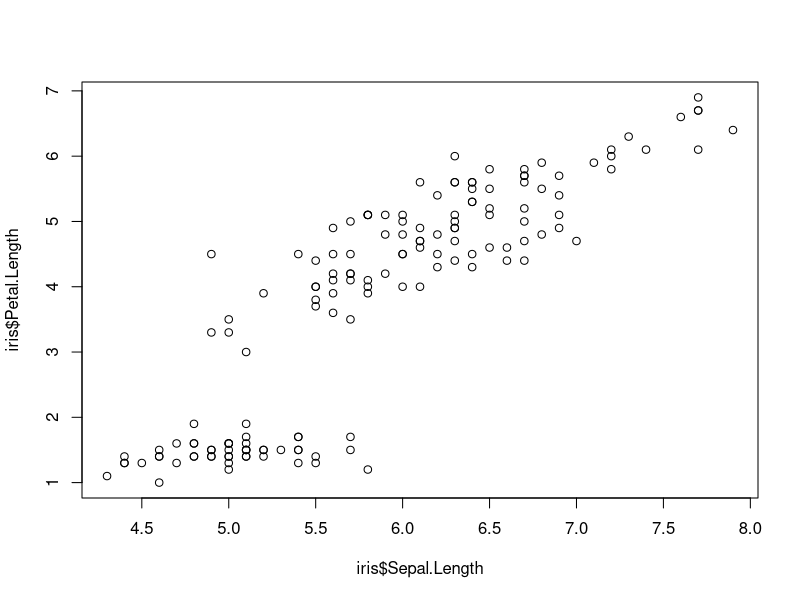
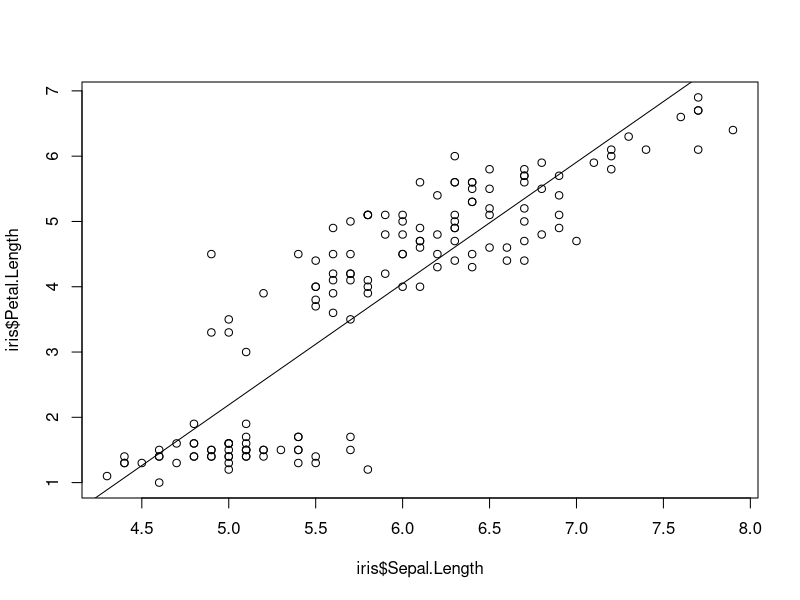
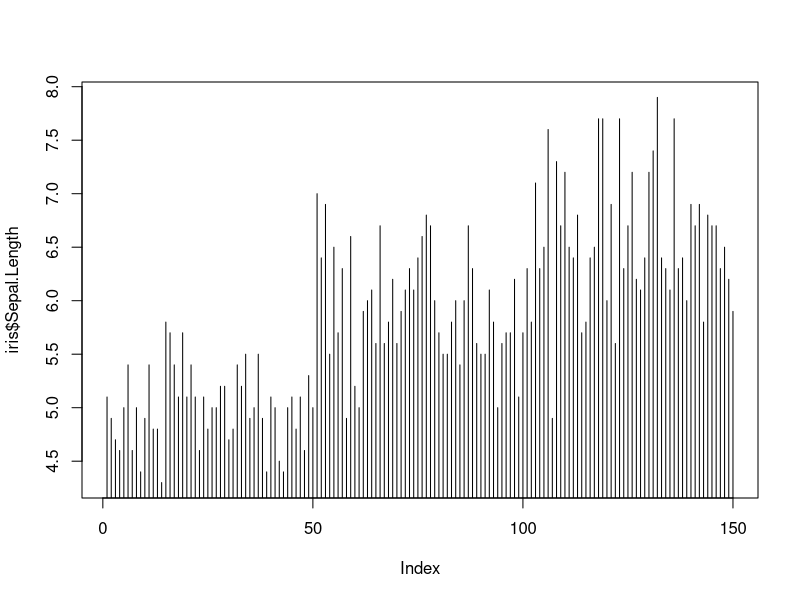
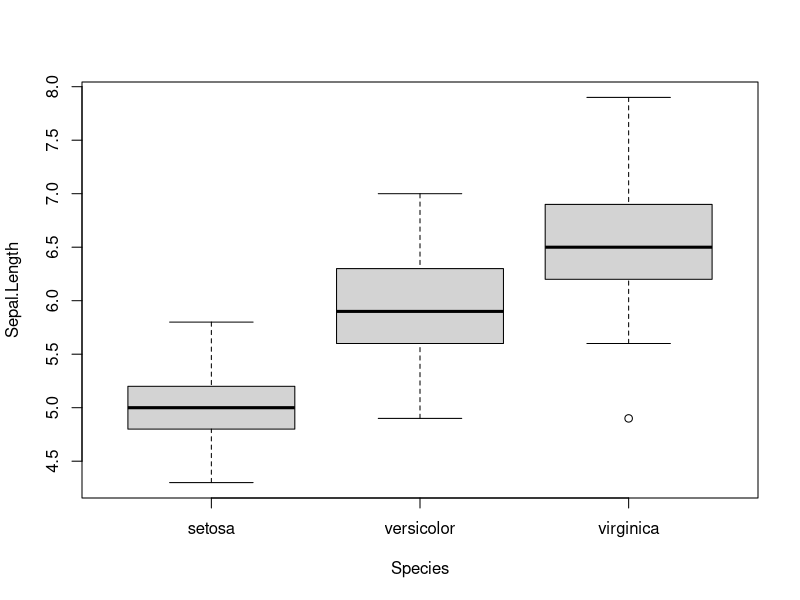
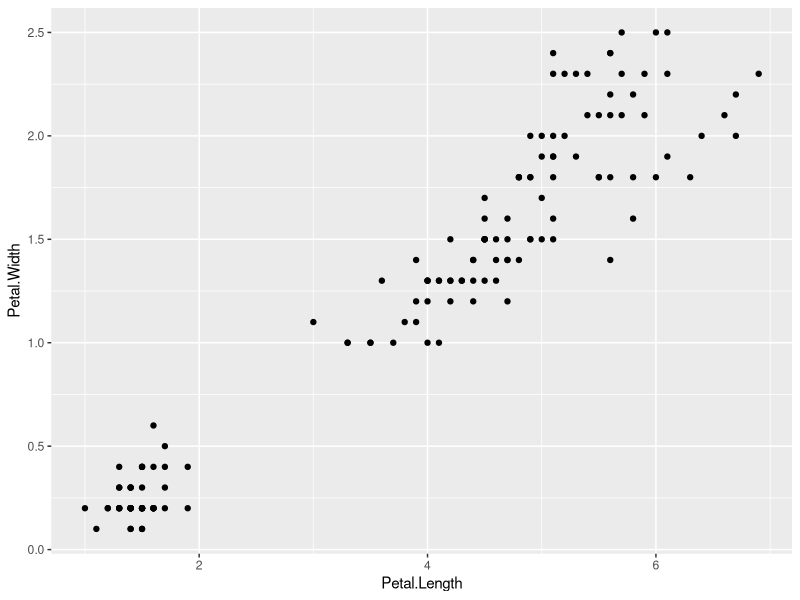
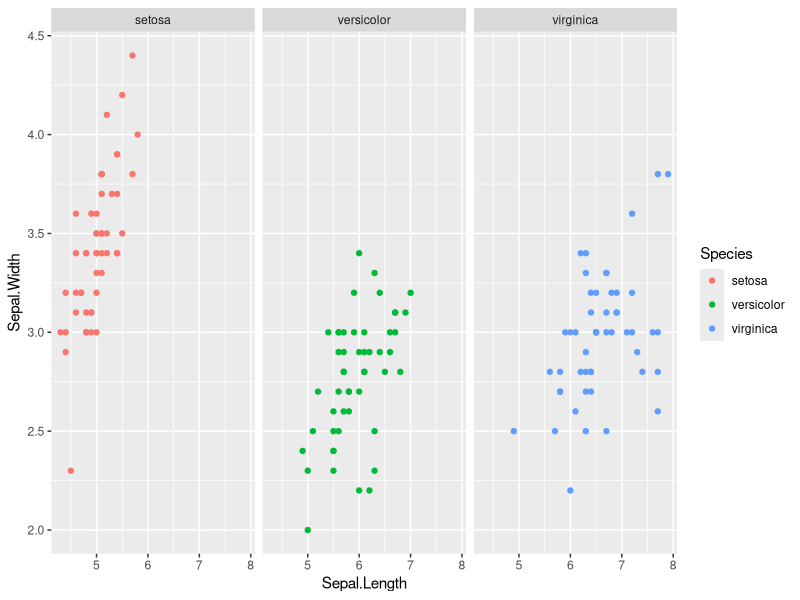
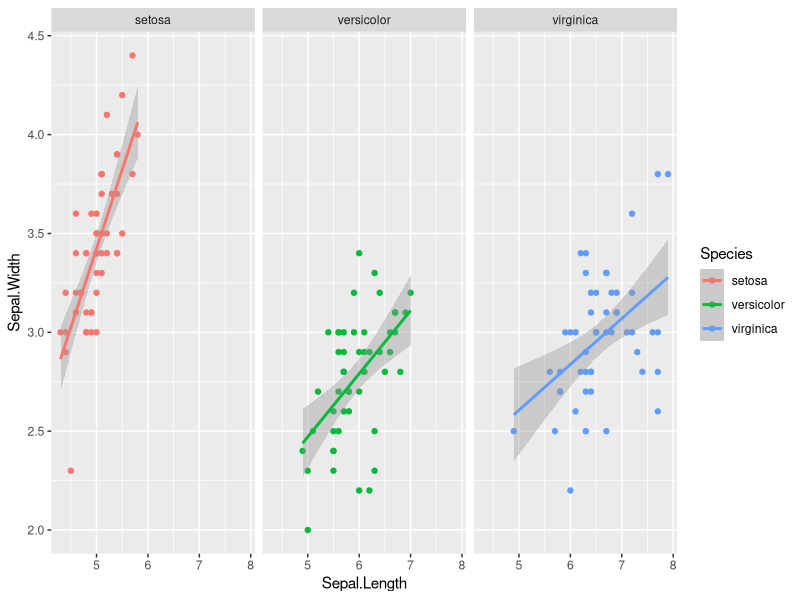
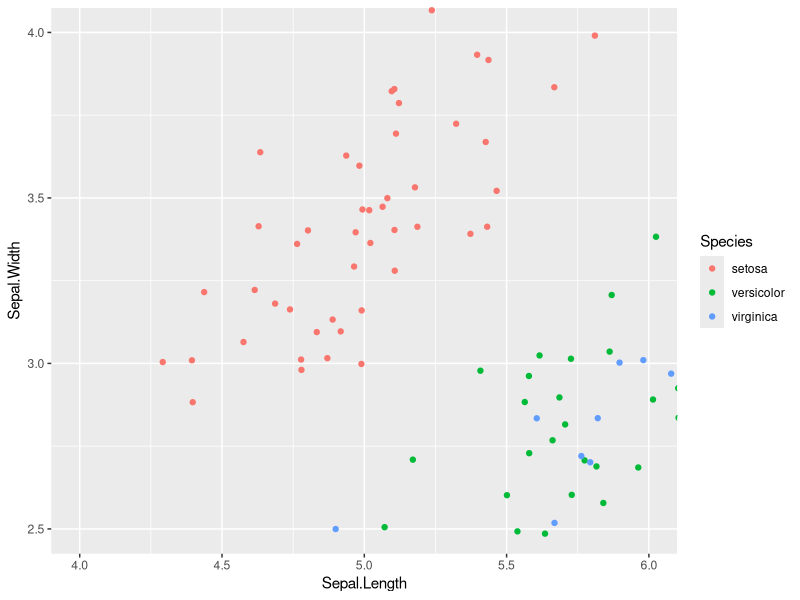

Generate these figures, in order, with R: (Note: this script raises an error after producing the figures.)
## ---- chunk 1
library(readr)
iris <- read_delim("datasets/iris.txt", delim="\t")

str(iris)
# Classes ‘tbl_df’, ‘tbl’ and 'data.frame':	150 obs. of  5 variables:
#  $ Sepal.Length: num  5.1 4.9 4.7 4.6 5 5.4 4.6 5 4.4 4.9 ...
#  $ Sepal.Width : num  3.5 3 3.2 3.1 3.6 3.9 3.4 3.4 2.9 3.1 ...
#  $ Petal.Length: num  1.4 1.4 1.3 1.5 1.4 1.7 1.4 1.5 1.4 1.5 ...
#  $ Petal.Width : num  0.2 0.2 0.2 0.2 0.2 0.4 0.3 0.2 0.2 0.1 ...
#  $ Species     : chr  "setosa" "setosa" "setosa" "setosa" ...
## ---- chunk 2
plot(iris$Sepal.Length, iris$Petal.Length)
('./plots/plot-1.png')
## ---- chunk 3
plot(iris$Sepal.Length, iris$Petal.Length)
abline(lm(iris$Petal.Length ~ iris$Sepal.Length))
('./plots/plot-2.png')
## ---- chunk 4
plot(iris$Sepal.Length, type = 'h')
('./plots/plot-3.png')
## ---- chunk 5
boxplot(Sepal.Length ~ Species, data = iris)
('./plots/plot-4.png')
## ---- chunk 6
library(ggplot2)
ggplot(data = iris, aes(x=Petal.Length, y=Petal.Width)) + geom_point()
('./plots/ggplot-1.png')
## ---- chunk 7
ggplot(iris, aes(Sepal.Length, Sepal.Width, color = Species)) +
         geom_point() + facet_grid(.~Species)
('./plots/ggplot-2.png')
## ---- chunk 8
ggplot(iris, aes(Sepal.Length, Sepal.Width, color = Species)) +
         geom_point() + facet_grid(.~Species) + geom_smooth(method = "lm")
('./plots/ggplot-3.png')
## ---- chunk 9
ggplot(iris, aes(Sepal.Length, Sepal.Width, color=Species)) + 
     geom_jitter() + 
     coord_cartesian(xlim = c(4,6), ylim=c(2.5,4))
('./plots/ggplot-4.png')
## ---- chunk 10
ggplot(iris, aes(x=Species, y=Sepal.Width, fill=Species)) +
     geom_boxplot(alpha=0.6, width=0.5) + 
     theme_dark()
('./plots/ggplot-5.png')

ggplot(iris, aes(x=Species, y=Sepal.Width, fill=Species)) +
     geom_boxplot(alpha=0.6, width=0.5) + 
     theme_light()
('./plots/ggplot-6.png')
## ---- chunk 11
ggplot(iris, aes(x=Species, y=Sepal.Width)) +
     geom_violin(alpha=0.5, show.legend = FALSE, aes(fill = Species)) + 
     stat_boxplot(geom ='errorbar', width=0.25) +
     geom_boxplot(width=0.5, show.legend = FALSE) + 
     geom_dotplot(binaxis="y", stackdir="center", position="dodge", dotsize=0.75, aes(fill=Species)) + 
     ggtitle("Sepal width for three species of iris") + 
     labs(x="Iris Species", y="Sepal Width") + 
     theme_classic() + 
     theme(axis.title = element_text(size=15),
           plot.title = element_text(size = 24, hjust = 0.5),
           axis.text = element_text(size=13, color = "black")) +
     scale_fill_manual(values = c("#3A9276","#F14705","#4F68A1")) 
('./plots/ggplot-7.png')
## ---- chunk 12
Normal <- c(0.83, 0.79, 0.99, 0.69)
Cancer <- c(0.56, 0.56, 0.64, 0.52)
m <- c(mean(Normal), mean(Cancer))
s <- c(sd(Normal), sd(Cancer))
d <- data.frame(V=c("Normal", "Cancer"), mean=m, sd=s)
d$V <- factor(d$V, levels=c("Normal", "Cancer"))

ggplot(d, aes(V, mean, fill=V, width=.5)) + 
     geom_errorbar(aes(ymin=mean, ymax=mean+sd, width=.2), 
                     position=position_dodge(width=.8)) + 
     geom_bar(stat="identity", position=position_dodge(width=.8), colour="black") + 
     scale_fill_manual(values=c("grey80", "white")) + 
     theme_bw() +theme(legend.position="none") + xlab("") + ylab("") + 
     theme(axis.text.x = element_text(face="bold", size=14), 
               axis.text.y = element_text(face="bold", size=14)) + 
     scale_y_continuous(expand=c(0,0), limits=c(0, 1.2), breaks=seq(0, 1.2, by=.2)) + 
     geom_segment(aes(x=1, y=.98, xend=1, yend=1.1)) + 
     geom_segment(aes(x=2, y=.65, xend=2, yend=1.1)) + 
     geom_segment(aes(x=1, y=1.1, xend=2, yend=1.1)) + 
     annotate("text", x=1.5, y=1.06, label="*")
('./plots/ggplot-8.png')
## ---- chunk 13
ggplot(iris)
('./plots/ggplot-9.png')
## ---- chunk 14
ggplot(iris, aes(x=Sepal.Length))
('./plots/ggplot-10.png')
## ---- chunk 15
ggplot(iris, aes(x=Sepal.Length)) + geom_point()
# Error: geom_point requires the following missing aesthetics: y
## ---- chunk 16
ggplot(iris, aes(x=Sepal.Length, y=Sepal.Width)) + geom_point() + geom_smooth()
('./plots/ggplot-11.png')
## ---- chunk 17
ggplot(iris, aes(x=Sepal.Length)) + geom_histogram()
('./plots/ggplot-12.png')
## ---- chunk 18
ggplot(iris, aes(x=Sepal.Length)) + geom_histogram()
('./plots/ggplot-12.png')
## ---- chunk 19
ggplot(iris, aes(x=Sepal.Length, fill=Species)) + geom_histogram()
('./plots/ggplot-13.png')
## ---- chunk 20
ggplot(iris, aes(x=Sepal.Length, fill=Species)) + geom_histogram(position="identity", alpha=0.5)
('./plots/ggplot-14.png')
## ---- chunk 21
ggplot(iris, aes(x=Sepal.Length, fill=Species)) + geom_histogram(alpha=0.5)
('./plots/ggplot-15.png')
## ---- chunk 22
ggplot(iris, aes(x=Sepal.Length, y=Sepal.Width, color=Sepal.Width)) + geom_point()
('./plots/ggplot-16.png')
## ---- chunk 23
ggplot(iris, aes(x=Sepal.Length, y=Sepal.Width, color=Species)) + geom_point()
('./plots/ggplot-17.png')
## ---- chunk 24
ggplot(iris, aes(x=Sepal.Length, y=Sepal.Width, color="coral")) + geom_point()
('./plots/ggplot-18.png')
## ---- chunk 25
ggplot(iris, aes(x=Sepal.Length, y=Sepal.Width, shape=Species)) + geom_point()
('./plots/ggplot-19.png')
## ---- chunk 26
ggplot(iris, aes(x=Sepal.Length, y=Sepal.Width, shape=Species)) + geom_point(position="jitter")
('./plots/ggplot-20.png')
## ---- chunk 27
ggplot(iris, aes(x=Species, y=Sepal.Length)) + geom_point()
('./plots/ggplot-21.png')
ggplot(iris, aes(x=Species, y=Sepal.Length)) + geom_jitter()
('./plots/ggplot-22.png')
## ---- chunk 28
ggplot(iris, aes(x=Species, y=Sepal.Length)) + geom_jitter(width=0.25)
('./plots/ggplot-23.png')
## ---- chunk 29
ggplot(iris, aes(x=Species, y=Sepal.Length)) + geom_boxplot()
('./plots/ggplot-24.png')
## ---- chunk 30
ggplot(iris, aes(x=Species, y=Sepal.Length, color=Species)) + geom_boxplot()
('./plots/ggplot-25.png')
## ---- chunk 31
ggplot(iris, aes(x=Species, y=Sepal.Length, fill=Species)) + geom_boxplot()
('./plots/ggplot-26.png')
## ---- chunk 32
ggplot(iris, aes(Petal.Width)) + geom_bar()
('./plots/ggplot-27.png')
## ---- chunk 33
ggplot(iris, aes(Sepal.Length, fill=Species)) + geom_bar()
('./plots/ggplot-28.png')
## ---- chunk 34
ggplot(iris, aes(Sepal.Length, fill=Species)) + geom_bar(position = "dodge")
('./plots/ggplot-29.png')
ggplot(iris, aes(Sepal.Length, fill=Species)) + geom_bar(position = "fill")
('./plots/ggplot-30.png')
ggplot(iris, aes(Sepal.Length, fill=Species)) + geom_bar(position = "stack")
('./plots/ggplot-31.png')
## ---- chunk 35
ggplot(iris, aes(x=Sepal.Length, y=Sepal.Width, color=Sepal.Width)) +
     geom_point() +
     facet_grid(. ~ Species) +
     xlab('Sepal length (mm)') +
     ylab('Sepal width (mm)') +
     theme_classic()
('./plots/ggplot-32.png')
